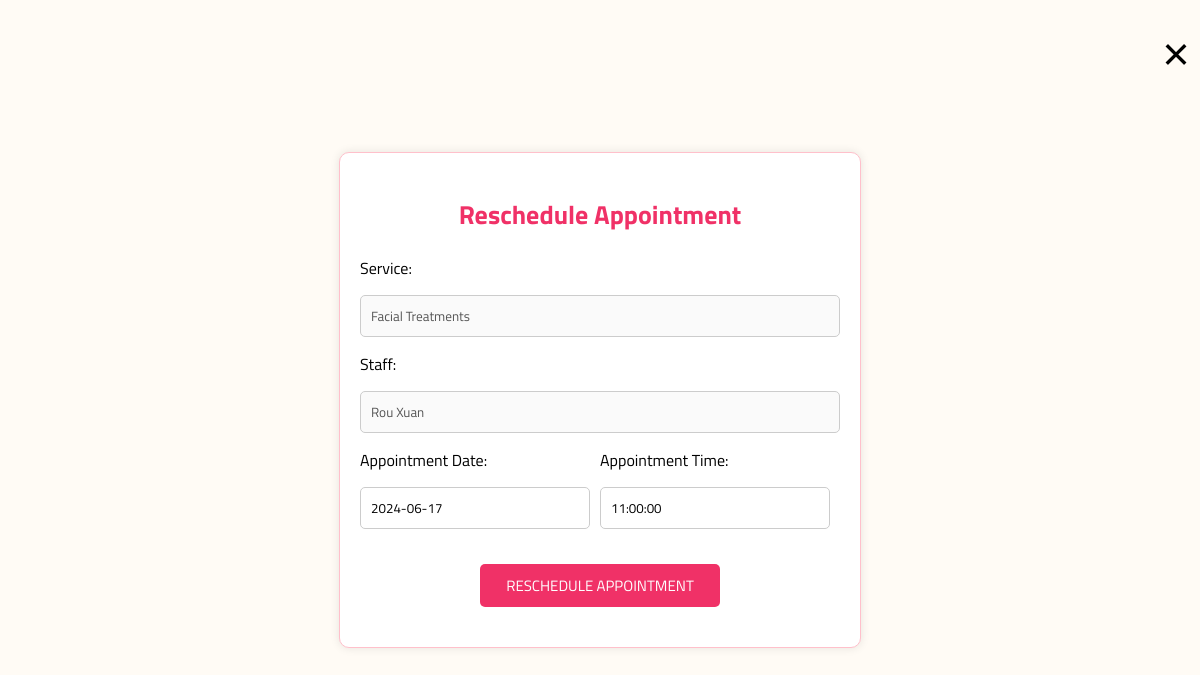
Page /customer-reschedule-form.php?appointment_id=1 (signed in) on the committed database.
### tables this page shows
CREATE TABLE `appointment` (
  `appointment_id` int(11) NOT NULL,
  `customer_id` int(11) NOT NULL,
  `service_id` int(11) NOT NULL,
  `staff_id` int(11) DEFAULT NULL,
  `appointment_date` date NOT NULL,
  `appointment_time` time NOT NULL,
  `appointment_status` varchar(20) NOT NULL,
  `date_created` timestamp NOT NULL DEFAULT current_timestamp(),
  `date_updated` timestamp NOT NULL DEFAULT current_timestamp() ON UPDATE current_timestamp()
);

CREATE TABLE `service` (
  `service_id` int(11) NOT NULL,
  `service_name` varchar(255) NOT NULL,
  `service_description` text DEFAULT NULL,
  `service_duration` int(11) DEFAULT NULL,
  `service_price` decimal(10,2) DEFAULT NULL,
  `service_image` varchar(255) DEFAULT NULL,
  `date_created` timestamp NOT NULL DEFAULT current_timestamp(),
  `date_updated` timestamp NOT NULL DEFAULT current_timestamp() ON UPDATE current_timestamp()
);

CREATE TABLE `user` (
  `user_id` int(11) NOT NULL,
  `username` varchar(255) NOT NULL,
  `email` varchar(255) NOT NULL,
  `gender` enum('male','female','rather not say') NOT NULL,
  `password` varchar(255) NOT NULL,
  `phone_number` varchar(20) DEFAULT NULL,
  `profile_picture` varchar(255) DEFAULT NULL,
  `security_question_id` int(11) DEFAULT NULL,
  `security_answer` varchar(255) DEFAULT NULL,
  `verification_code` varchar(10) DEFAULT NULL,
  `is_verified` tinyint(1) NOT NULL DEFAULT 0,
  `role` enum('admin','staff','customer') NOT NULL DEFAULT 'customer',
  `date_created` timestamp NOT NULL DEFAULT current_timestamp(),
  `date_updated` timestamp NOT NULL DEFAULT current_timestamp() ON UPDATE current_timestamp()
);

### customer-reschedule-form.php (the view, shortened to what this page needs)
<?php
include 'config.php';
$appointment_id = $_GET['appointment_id'] ?? null;
if ($appointment_id) {
    $stmt = $pdo->prepare("SELECT a.*, u.username AS staff_name, s.service_name
                           FROM appointment a
                           LEFT JOIN user u ON a.staff_id = u.user_id
                           LEFT JOIN service s ON a.service_id = s.service_id
                           WHERE a.appointment_id = ?");
    $stmt->execute([$appointment_id]);
    $appointment = $stmt->fetch(PDO::FETCH_ASSOC);
}
?>
<!DOCTYPE html>
<html lang="en">
<head>
    <link rel="stylesheet" href="https://code.jquery.com/ui/1.12.1/themes/base/jquery-ui.css">
    <link rel="stylesheet" href="https://cdnjs.cloudflare.com/ajax/libs/jquery-timepicker/1.13.18/jquery.timepicker.min.css">
    <link rel="stylesheet" href="css/home.css">
    <link rel="stylesheet" href="https://cdnjs.cloudflare.com/ajax/libs/font-awesome/5.15.4/css/all.min.css" />
    <link href='https://unpkg.com/boxicons@2.0.7/css/boxicons.min.css' rel='stylesheet'>
</head>
<body>
    <div class="reschedule-form-container">
        <div id="rescheduleModal" class="reschedule-form">
            <span class="close-btn" onclick="closeRescheduleForm()">&times;</span>
            <h2>Reschedule Appointment</h2>
            <?php if ($appointment): ?>
                <form action="customer-update-reschedule.php" method="post" onsubmit="return validateRescheduleForm()">
                    <div class="appointment-info">
                        <label for="selectedService">Service:</label>
                        <input type="text" id="selectedService" name="selectedService" value="<?php echo htmlspecialchars($appointment['service_name']); ?>" disabled>
                    </div>
                    <div class="appointment-info">
                        <label for="selectedStaff">Staff:</label>
                        <input type="text" id="selectedStaff" name="selectedStaff" value="<?php echo htmlspecialchars($appointment['staff_name']); ?>" disabled>
                    </div>
                    <div class="datetime-container">
                        <div class="date-container">
                            <label for="rescheduleDate">Appointment Date:</label>
                            <input type="text" name="rescheduleDate" id="rescheduleDate" value="<?php echo htmlspecialchars($appointment['appointment_date']); ?>" required>
                        </div>
                        <div class="time-container">
                            <label for="rescheduleTime">Appointment Time:</label>
                            <input type="text" name="rescheduleTime" id="rescheduleTime" value="<?php echo htmlspecialchars($appointment['appointment_time']); ?>" required>
                        </div>
                    </div>
                    <button type="submit">Reschedule Appointment</button>
                </form>
            <?php else: ?>
                <p>Invalid appointment ID.</p>
            <?php endif; ?>
        </div>
    </div>
</body>
</html>

### css/home.css (style rules this page uses)
body { margin: 0; font-family: 'Titillium Web'; font-size: 16px; background-color: #FFFBF5; margin-left: 120px; margin-right: 120px; animation: fadeIn 1s ease-in-out; }
.close-btn { position: absolute; top: 10px; right: 10px; cursor: pointer; font-size: 50px; }
button[type="submit"] { display: block; margin: 20px auto; padding: 10px 20px; background-color: #e4405f; color: #fff; border: none; border-radius: 5px; cursor: pointer; transition: background-color 0.3s ease; text-transform: uppercase; }
.reschedule-form-container { display: flex; justify-content: center; align-items: center; height: 100vh; }
.reschedule-form { background-color: white; padding: 20px; border: 1px solid pink; box-shadow: 0 0 10px rgba(0, 0, 0, 0.1); border-radius: 10px; width: 50%; }
.close-btn { position: absolute; top: 10px; cursor: pointer; font-size: 50px; }
.reschedule-form h2 { text-align: center; color: #f03167; font-size: 26px; }
.reschedule-form label { display: block; margin: 10px 0; }
.datetime-container { display: flex; justify-content: space-between; }
.date-container, .time-container { flex: 1; margin-right: 10px; }
.reschedule-form input, .reschedule-form select { width: 100%; padding: 10px; margin: 5px 0; box-sizing: border-box; border: 1px solid #ccc; border-radius: 5px; font-family: 'Titillium Web'; }
.reschedule-form button { background-color: #f03167; color: white; padding: 10px 15px; border: none; border-radius: 5px; cursor: pointer; width: 50%; margin-top: 30px; font-size: 15px; font-family: 'Titillium Web'; }

### rows in the picture
appointment: selectedService "Facial Treatments", selectedStaff "Rou Xuan", rescheduleDate "2024-06-17", rescheduleTime "11:00:00"
